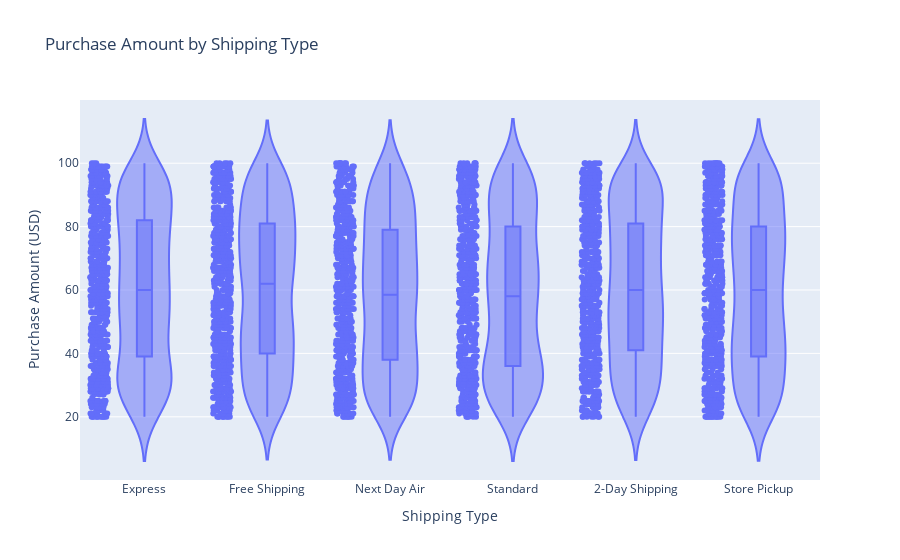

Notebook cell for this chart:
### Code cell
fig = px.violin(df, x='Shipping Type', y='Purchase Amount (USD)', box=True, points="all", title="Purchase Amount by Shipping Type")
fig.show()

### Figure 1 — Plotly figure (JSON) as saved in the notebook; plotly's stock layout.template omitted (floating-point values rounded to 4 significant figures; data arrays with more than 128 entries replaced by an {"elided": "..."} marker saying what was removed)
{"data": [{"alignmentgroup": "True", "box": {"visible": true}, "hovertemplate": "Shipping Type=%{x}<br>Purchase Amount (USD)=%{y}<extra></extra>", "legendgroup": "", "marker": {"color": "#636efa"}, "name": "", "offsetgroup": "", "orientation": "v", "points": "all", "scalegroup": "True", "showlegend": false, "type": "violin", "x": {"elided": "3900 str values"}, "x0": " ", "xaxis": "x", "y": {"elided": "3900 int values"}, "y0": " ", "yaxis": "y"}], "layout": {"legend": {"tracegroupgap": 0}, "title": {"text": "Purchase Amount by Shipping Type"}, "violinmode": "group", "xaxis": {"anchor": "y", "domain": [0, 1], "title": {"text": "Shipping Type"}}, "yaxis": {"anchor": "x", "domain": [0, 1], "title": {"text": "Purchase Amount (USD)"}}}}
